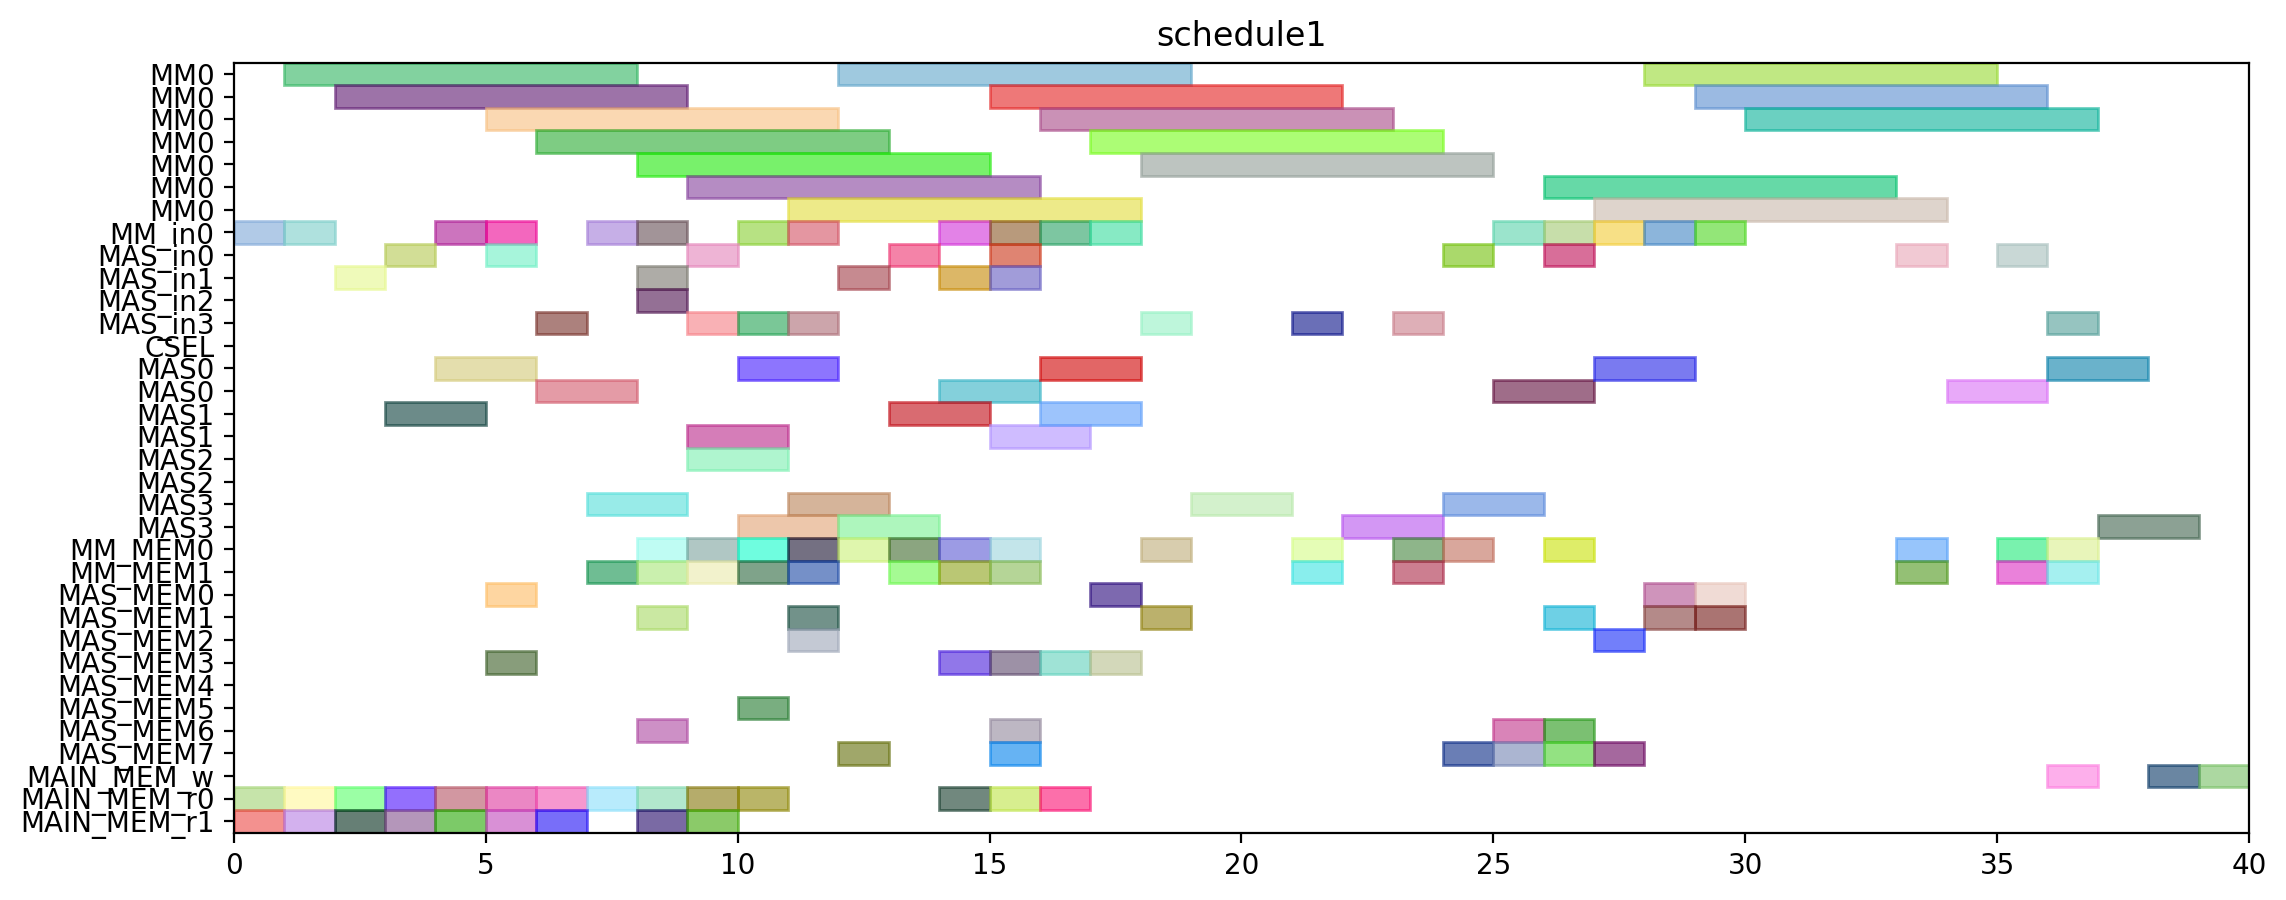

Reproduce this figure in Python.
from pyschedule import Scenario, solvers, plotters, alt


def solve():
	horizon = 146
	S = Scenario("schedule1", horizon=horizon)

	# resource
	MM = S.Resources('MM', num=1, size=7)
	MM_in = S.Resources('MM_in', num=1)
	MAS_in = S.Resources('MAS_in', num=4)
	CSEL = S.Resource('CSEL')
	MAS = S.Resources('MAS', num=4, size=2, periods=range(1, horizon))
	MM_MEM = S.Resources('MM_MEM', num=2)
	MAS_MEM = S.Resources('MAS_MEM', num=8)
	MAIN_MEM_w = S.Resource('MAIN_MEM_w', size=1)
	MAIN_MEM_r = S.Resources('MAIN_MEM_r', num=2)

	# result of previous scheduling
	t2_in = S.Task('t2_in', length=1, delay_cost=1)
	S += t2_in >= 0
	t2_in += MM_in[0]

	t2_mem0 = S.Task('t2_mem0', length=1, delay_cost=1)
	S += t2_mem0 >= 0
	t2_mem0 += MAIN_MEM_r[0]

	t2_mem1 = S.Task('t2_mem1', length=1, delay_cost=1)
	S += t2_mem1 >= 0
	t2_mem1 += MAIN_MEM_r[1]

	t0_in = S.Task('t0_in', length=1, delay_cost=1)
	S += t0_in >= 1
	t0_in += MM_in[0]

	t0_mem0 = S.Task('t0_mem0', length=1, delay_cost=1)
	S += t0_mem0 >= 1
	t0_mem0 += MAIN_MEM_r[0]

	t0_mem1 = S.Task('t0_mem1', length=1, delay_cost=1)
	S += t0_mem1 >= 1
	t0_mem1 += MAIN_MEM_r[1]

	t2 = S.Task('t2', length=7, delay_cost=1)
	S += t2 >= 1
	t2 += MM[0]

	t0 = S.Task('t0', length=7, delay_cost=1)
	S += t0 >= 2
	t0 += MM[0]

	t9_in = S.Task('t9_in', length=1, delay_cost=1)
	S += t9_in >= 2
	t9_in += MAS_in[1]

	t9_mem0 = S.Task('t9_mem0', length=1, delay_cost=1)
	S += t9_mem0 >= 2
	t9_mem0 += MAIN_MEM_r[0]

	t9_mem1 = S.Task('t9_mem1', length=1, delay_cost=1)
	S += t9_mem1 >= 2
	t9_mem1 += MAIN_MEM_r[1]

	t8_in = S.Task('t8_in', length=1, delay_cost=1)
	S += t8_in >= 3
	t8_in += MAS_in[0]

	t8_mem0 = S.Task('t8_mem0', length=1, delay_cost=1)
	S += t8_mem0 >= 3
	t8_mem0 += MAIN_MEM_r[0]

	t8_mem1 = S.Task('t8_mem1', length=1, delay_cost=1)
	S += t8_mem1 >= 3
	t8_mem1 += MAIN_MEM_r[1]

	t9 = S.Task('t9', length=2, delay_cost=1)
	S += t9 >= 3
	t9 += MAS[1]

	t1_in = S.Task('t1_in', length=1, delay_cost=1)
	S += t1_in >= 4
	t1_in += MM_in[0]

	t1_mem0 = S.Task('t1_mem0', length=1, delay_cost=1)
	S += t1_mem0 >= 4
	t1_mem0 += MAIN_MEM_r[0]

	t1_mem1 = S.Task('t1_mem1', length=1, delay_cost=1)
	S += t1_mem1 >= 4
	t1_mem1 += MAIN_MEM_r[1]

	t8 = S.Task('t8', length=2, delay_cost=1)
	S += t8 >= 4
	t8 += MAS[0]

	t1 = S.Task('t1', length=7, delay_cost=1)
	S += t1 >= 5
	t1 += MM[0]

	t10_in = S.Task('t10_in', length=1, delay_cost=1)
	S += t10_in >= 5
	t10_in += MM_in[0]

	t10_mem0 = S.Task('t10_mem0', length=1, delay_cost=1)
	S += t10_mem0 >= 5
	t10_mem0 += MAS_MEM[0]

	t10_mem1 = S.Task('t10_mem1', length=1, delay_cost=1)
	S += t10_mem1 >= 5
	t10_mem1 += MAS_MEM[3]

	t4_in = S.Task('t4_in', length=1, delay_cost=1)
	S += t4_in >= 5
	t4_in += MAS_in[0]

	t4_mem0 = S.Task('t4_mem0', length=1, delay_cost=1)
	S += t4_mem0 >= 5
	t4_mem0 += MAIN_MEM_r[0]

	t4_mem1 = S.Task('t4_mem1', length=1, delay_cost=1)
	S += t4_mem1 >= 5
	t4_mem1 += MAIN_MEM_r[1]

	t10 = S.Task('t10', length=7, delay_cost=1)
	S += t10 >= 6
	t10 += MM[0]

	t3_in = S.Task('t3_in', length=1, delay_cost=1)
	S += t3_in >= 6
	t3_in += MAS_in[3]

	t3_mem0 = S.Task('t3_mem0', length=1, delay_cost=1)
	S += t3_mem0 >= 6
	t3_mem0 += MAIN_MEM_r[0]

	t3_mem1 = S.Task('t3_mem1', length=1, delay_cost=1)
	S += t3_mem1 >= 6
	t3_mem1 += MAIN_MEM_r[1]

	t4 = S.Task('t4', length=2, delay_cost=1)
	S += t4 >= 6
	t4 += MAS[0]

	t26_in = S.Task('t26_in', length=1, delay_cost=1)
	S += t26_in >= 7
	t26_in += MM_in[0]

	t26_mem0 = S.Task('t26_mem0', length=1, delay_cost=1)
	S += t26_mem0 >= 7
	t26_mem0 += MAIN_MEM_r[0]

	t26_mem1 = S.Task('t26_mem1', length=1, delay_cost=1)
	S += t26_mem1 >= 7
	t26_mem1 += MM_MEM[1]

	t3 = S.Task('t3', length=2, delay_cost=1)
	S += t3 >= 7
	t3 += MAS[3]

	t13_in = S.Task('t13_in', length=1, delay_cost=1)
	S += t13_in >= 8
	t13_in += MAS_in[1]

	t13_mem0 = S.Task('t13_mem0', length=1, delay_cost=1)
	S += t13_mem0 >= 8
	t13_mem0 += MAIN_MEM_r[0]

	t13_mem1 = S.Task('t13_mem1', length=1, delay_cost=1)
	S += t13_mem1 >= 8
	t13_mem1 += MAIN_MEM_r[1]

	t24_in = S.Task('t24_in', length=1, delay_cost=1)
	S += t24_in >= 8
	t24_in += MAS_in[2]

	t24_mem0 = S.Task('t24_mem0', length=1, delay_cost=1)
	S += t24_mem0 >= 8
	t24_mem0 += MM_MEM[0]

	t24_mem1 = S.Task('t24_mem1', length=1, delay_cost=1)
	S += t24_mem1 >= 8
	t24_mem1 += MM_MEM[1]

	t26 = S.Task('t26', length=7, delay_cost=1)
	S += t26 >= 8
	t26 += MM[0]

	t5_in = S.Task('t5_in', length=1, delay_cost=1)
	S += t5_in >= 8
	t5_in += MM_in[0]

	t5_mem0 = S.Task('t5_mem0', length=1, delay_cost=1)
	S += t5_mem0 >= 8
	t5_mem0 += MAS_MEM[6]

	t5_mem1 = S.Task('t5_mem1', length=1, delay_cost=1)
	S += t5_mem1 >= 8
	t5_mem1 += MAS_MEM[1]

	t11_in = S.Task('t11_in', length=1, delay_cost=1)
	S += t11_in >= 9
	t11_in += MAS_in[3]

	t11_mem0 = S.Task('t11_mem0', length=1, delay_cost=1)
	S += t11_mem0 >= 9
	t11_mem0 += MM_MEM[0]

	t11_mem1 = S.Task('t11_mem1', length=1, delay_cost=1)
	S += t11_mem1 >= 9
	t11_mem1 += MM_MEM[1]

	t13 = S.Task('t13', length=2, delay_cost=1)
	S += t13 >= 9
	t13 += MAS[1]

	t14_in = S.Task('t14_in', length=1, delay_cost=1)
	S += t14_in >= 9
	t14_in += MAS_in[0]

	t14_mem0 = S.Task('t14_mem0', length=1, delay_cost=1)
	S += t14_mem0 >= 9
	t14_mem0 += MAIN_MEM_r[0]

	t14_mem1 = S.Task('t14_mem1', length=1, delay_cost=1)
	S += t14_mem1 >= 9
	t14_mem1 += MAIN_MEM_r[1]

	t24 = S.Task('t24', length=2, delay_cost=1)
	S += t24 >= 9
	t24 += MAS[2]

	t5 = S.Task('t5', length=7, delay_cost=1)
	S += t5 >= 9
	t5 += MM[0]

	t11 = S.Task('t11', length=2, delay_cost=1)
	S += t11 >= 10
	t11 += MAS[3]

	t14 = S.Task('t14', length=2, delay_cost=1)
	S += t14 >= 10
	t14 += MAS[0]

	t19_in = S.Task('t19_in', length=1, delay_cost=1)
	S += t19_in >= 10
	t19_in += MM_in[0]

	t19_mem0 = S.Task('t19_mem0', length=1, delay_cost=1)
	S += t19_mem0 >= 10
	t19_mem0 += MAIN_MEM_r[0]

	t19_mem1 = S.Task('t19_mem1', length=1, delay_cost=1)
	S += t19_mem1 >= 10
	t19_mem1 += MM_MEM[1]

	t25_in = S.Task('t25_in', length=1, delay_cost=1)
	S += t25_in >= 10
	t25_in += MAS_in[3]

	t25_mem0 = S.Task('t25_mem0', length=1, delay_cost=1)
	S += t25_mem0 >= 10
	t25_mem0 += MM_MEM[0]

	t25_mem1 = S.Task('t25_mem1', length=1, delay_cost=1)
	S += t25_mem1 >= 10
	t25_mem1 += MAS_MEM[5]

	t15_in = S.Task('t15_in', length=1, delay_cost=1)
	S += t15_in >= 11
	t15_in += MM_in[0]

	t15_mem0 = S.Task('t15_mem0', length=1, delay_cost=1)
	S += t15_mem0 >= 11
	t15_mem0 += MAS_MEM[2]

	t15_mem1 = S.Task('t15_mem1', length=1, delay_cost=1)
	S += t15_mem1 >= 11
	t15_mem1 += MAS_MEM[1]

	t19 = S.Task('t19', length=7, delay_cost=1)
	S += t19 >= 11
	t19 += MM[0]

	t25 = S.Task('t25', length=2, delay_cost=1)
	S += t25 >= 11
	t25 += MAS[3]

	t6_in = S.Task('t6_in', length=1, delay_cost=1)
	S += t6_in >= 11
	t6_in += MAS_in[3]

	t6_mem0 = S.Task('t6_mem0', length=1, delay_cost=1)
	S += t6_mem0 >= 11
	t6_mem0 += MM_MEM[0]

	t6_mem1 = S.Task('t6_mem1', length=1, delay_cost=1)
	S += t6_mem1 >= 11
	t6_mem1 += MM_MEM[1]

	t12_in = S.Task('t12_in', length=1, delay_cost=1)
	S += t12_in >= 12
	t12_in += MAS_in[1]

	t12_mem0 = S.Task('t12_mem0', length=1, delay_cost=1)
	S += t12_mem0 >= 12
	t12_mem0 += MM_MEM[0]

	t12_mem1 = S.Task('t12_mem1', length=1, delay_cost=1)
	S += t12_mem1 >= 12
	t12_mem1 += MAS_MEM[7]

	t15 = S.Task('t15', length=7, delay_cost=1)
	S += t15 >= 12
	t15 += MM[0]

	t6 = S.Task('t6', length=2, delay_cost=1)
	S += t6 >= 12
	t6 += MAS[3]

	t12 = S.Task('t12', length=2, delay_cost=1)
	S += t12 >= 13
	t12 += MAS[1]

	t16_in = S.Task('t16_in', length=1, delay_cost=1)
	S += t16_in >= 13
	t16_in += MAS_in[0]

	t16_mem0 = S.Task('t16_mem0', length=1, delay_cost=1)
	S += t16_mem0 >= 13
	t16_mem0 += MM_MEM[0]

	t16_mem1 = S.Task('t16_mem1', length=1, delay_cost=1)
	S += t16_mem1 >= 13
	t16_mem1 += MM_MEM[1]

	t16 = S.Task('t16', length=2, delay_cost=1)
	S += t16 >= 14
	t16 += MAS[0]

	t18_in = S.Task('t18_in', length=1, delay_cost=1)
	S += t18_in >= 14
	t18_in += MM_in[0]

	t18_mem0 = S.Task('t18_mem0', length=1, delay_cost=1)
	S += t18_mem0 >= 14
	t18_mem0 += MAIN_MEM_r[0]

	t18_mem1 = S.Task('t18_mem1', length=1, delay_cost=1)
	S += t18_mem1 >= 14
	t18_mem1 += MAS_MEM[3]

	t29_in = S.Task('t29_in', length=1, delay_cost=1)
	S += t29_in >= 14
	t29_in += MAS_in[1]

	t29_mem0 = S.Task('t29_mem0', length=1, delay_cost=1)
	S += t29_mem0 >= 14
	t29_mem0 += MM_MEM[0]

	t29_mem1 = S.Task('t29_mem1', length=1, delay_cost=1)
	S += t29_mem1 >= 14
	t29_mem1 += MM_MEM[1]

	t18 = S.Task('t18', length=7, delay_cost=1)
	S += t18 >= 15
	t18 += MM[0]

	t27_in = S.Task('t27_in', length=1, delay_cost=1)
	S += t27_in >= 15
	t27_in += MM_in[0]

	t27_mem0 = S.Task('t27_mem0', length=1, delay_cost=1)
	S += t27_mem0 >= 15
	t27_mem0 += MAIN_MEM_r[0]

	t27_mem1 = S.Task('t27_mem1', length=1, delay_cost=1)
	S += t27_mem1 >= 15
	t27_mem1 += MAS_MEM[3]

	t28_in = S.Task('t28_in', length=1, delay_cost=1)
	S += t28_in >= 15
	t28_in += MAS_in[1]

	t28_mem0 = S.Task('t28_mem0', length=1, delay_cost=1)
	S += t28_mem0 >= 15
	t28_mem0 += MAS_MEM[6]

	t28_mem1 = S.Task('t28_mem1', length=1, delay_cost=1)
	S += t28_mem1 >= 15
	t28_mem1 += MM_MEM[1]

	t29 = S.Task('t29', length=2, delay_cost=1)
	S += t29 >= 15
	t29 += MAS[1]

	t7_in = S.Task('t7_in', length=1, delay_cost=1)
	S += t7_in >= 15
	t7_in += MAS_in[0]

	t7_mem0 = S.Task('t7_mem0', length=1, delay_cost=1)
	S += t7_mem0 >= 15
	t7_mem0 += MM_MEM[0]

	t7_mem1 = S.Task('t7_mem1', length=1, delay_cost=1)
	S += t7_mem1 >= 15
	t7_mem1 += MAS_MEM[7]

	t27 = S.Task('t27', length=7, delay_cost=1)
	S += t27 >= 16
	t27 += MM[0]

	t28 = S.Task('t28', length=2, delay_cost=1)
	S += t28 >= 16
	t28 += MAS[1]

	t30_in = S.Task('t30_in', length=1, delay_cost=1)
	S += t30_in >= 16
	t30_in += MM_in[0]

	t30_mem0 = S.Task('t30_mem0', length=1, delay_cost=1)
	S += t30_mem0 >= 16
	t30_mem0 += MAIN_MEM_r[0]

	t30_mem1 = S.Task('t30_mem1', length=1, delay_cost=1)
	S += t30_mem1 >= 16
	t30_mem1 += MAS_MEM[3]

	t7 = S.Task('t7', length=2, delay_cost=1)
	S += t7 >= 16
	t7 += MAS[0]

	t30 = S.Task('t30', length=7, delay_cost=1)
	S += t30 >= 17
	t30 += MM[0]

	t35_in = S.Task('t35_in', length=1, delay_cost=1)
	S += t35_in >= 17
	t35_in += MM_in[0]

	t35_mem0 = S.Task('t35_mem0', length=1, delay_cost=1)
	S += t35_mem0 >= 17
	t35_mem0 += MAS_MEM[0]

	t35_mem1 = S.Task('t35_mem1', length=1, delay_cost=1)
	S += t35_mem1 >= 17
	t35_mem1 += MAS_MEM[3]

	t17_in = S.Task('t17_in', length=1, delay_cost=1)
	S += t17_in >= 18
	t17_in += MAS_in[3]

	t17_mem0 = S.Task('t17_mem0', length=1, delay_cost=1)
	S += t17_mem0 >= 18
	t17_mem0 += MM_MEM[0]

	t17_mem1 = S.Task('t17_mem1', length=1, delay_cost=1)
	S += t17_mem1 >= 18
	t17_mem1 += MAS_MEM[1]

	t35 = S.Task('t35', length=7, delay_cost=1)
	S += t35 >= 18
	t35 += MM[0]

	t17 = S.Task('t17', length=2, delay_cost=1)
	S += t17 >= 19
	t17 += MAS[3]

	t20_in = S.Task('t20_in', length=1, delay_cost=1)
	S += t20_in >= 21
	t20_in += MAS_in[3]

	t20_mem0 = S.Task('t20_mem0', length=1, delay_cost=1)
	S += t20_mem0 >= 21
	t20_mem0 += MM_MEM[0]

	t20_mem1 = S.Task('t20_mem1', length=1, delay_cost=1)
	S += t20_mem1 >= 21
	t20_mem1 += MM_MEM[1]

	t20 = S.Task('t20', length=2, delay_cost=1)
	S += t20 >= 22
	t20 += MAS[3]

	t31_in = S.Task('t31_in', length=1, delay_cost=1)
	S += t31_in >= 23
	t31_in += MAS_in[3]

	t31_mem0 = S.Task('t31_mem0', length=1, delay_cost=1)
	S += t31_mem0 >= 23
	t31_mem0 += MM_MEM[0]

	t31_mem1 = S.Task('t31_mem1', length=1, delay_cost=1)
	S += t31_mem1 >= 23
	t31_mem1 += MM_MEM[1]

	t31 = S.Task('t31', length=2, delay_cost=1)
	S += t31 >= 24
	t31 += MAS[3]


	# new tasks
	t21 = S.Task('t21', length=2, delay_cost=1)
	t21 += alt(MAS)
	t21_in = S.Task('t21_in', length=1, delay_cost=1)
	t21_in += alt(MAS_in)
	S += t21_in*MAS_in[0]<=t21*MAS[0]

	S += t21_in*MAS_in[1]<=t21*MAS[1]

	S += t21_in*MAS_in[2]<=t21*MAS[2]

	S += t21_in*MAS_in[3]<=t21*MAS[3]

	t21_mem0 = S.Task('t21_mem0', length=1, delay_cost=1)
	t21_mem0 += MM_MEM[0]
	S += 11 < t21_mem0
	S += t21_mem0 <= t21

	t21_mem1 = S.Task('t21_mem1', length=1, delay_cost=1)
	t21_mem1 += MAS_MEM[7]
	S += 23 < t21_mem1
	S += t21_mem1 <= t21

	t22 = S.Task('t22', length=2, delay_cost=1)
	t22 += alt(MAS)
	t22_in = S.Task('t22_in', length=1, delay_cost=1)
	t22_in += alt(MAS_in)
	S += t22_in*MAS_in[0]<=t22*MAS[0]

	S += t22_in*MAS_in[1]<=t22*MAS[1]

	S += t22_in*MAS_in[2]<=t22*MAS[2]

	S += t22_in*MAS_in[3]<=t22*MAS[3]

	t22_mem0 = S.Task('t22_mem0', length=1, delay_cost=1)
	t22_mem0 += MM_MEM[0]
	S += 11 < t22_mem0
	S += t22_mem0 <= t22

	t22_mem1 = S.Task('t22_mem1', length=1, delay_cost=1)
	t22_mem1 += MAS_MEM[7]
	S += 23 < t22_mem1
	S += t22_mem1 <= t22

	t32 = S.Task('t32', length=7, delay_cost=1)
	t32 += alt(MM)
	t32_in = S.Task('t32_in', length=1, delay_cost=1)
	t32_in += alt(MM_in)
	S += t32_in*MM_in[0]<=t32*MM[0]
	t32_mem0 = S.Task('t32_mem0', length=1, delay_cost=1)
	t32_mem0 += MAS_MEM[2]
	S += 17 < t32_mem0
	S += t32_mem0 <= t32

	t32_mem1 = S.Task('t32_mem1', length=1, delay_cost=1)
	t32_mem1 += MAS_MEM[7]
	S += 25 < t32_mem1
	S += t32_mem1 <= t32

	t33 = S.Task('t33', length=7, delay_cost=1)
	t33 += alt(MM)
	t33_in = S.Task('t33_in', length=1, delay_cost=1)
	t33_in += alt(MM_in)
	S += t33_in*MM_in[0]<=t33*MM[0]
	t33_mem0 = S.Task('t33_mem0', length=1, delay_cost=1)
	t33_mem0 += MAS_MEM[6]
	S += 20 < t33_mem0
	S += t33_mem0 <= t33

	t33_mem1 = S.Task('t33_mem1', length=1, delay_cost=1)
	t33_mem1 += MAS_MEM[7]
	S += 25 < t33_mem1
	S += t33_mem1 <= t33

	t23 = S.Task('t23', length=7, delay_cost=1)
	t23 += alt(MM)
	t23_in = S.Task('t23_in', length=1, delay_cost=1)
	t23_in += alt(MM_in)
	S += t23_in*MM_in[0]<=t23*MM[0]
	t23_mem0 = S.Task('t23_mem0', length=1, delay_cost=1)
	t23_mem0 += alt(MAS_MEM)
	S += (t21*MAS[0])-1 < t23_mem0*MAS_MEM[0]
	S += (t21*MAS[1])-1 < t23_mem0*MAS_MEM[2]
	S += (t21*MAS[2])-1 < t23_mem0*MAS_MEM[4]
	S += (t21*MAS[3])-1 < t23_mem0*MAS_MEM[6]
	S += t23_mem0 <= t23

	t23_mem1 = S.Task('t23_mem1', length=1, delay_cost=1)
	t23_mem1 += alt(MAS_MEM)
	S += (t22*MAS[0])-1 < t23_mem1*MAS_MEM[1]
	S += (t22*MAS[1])-1 < t23_mem1*MAS_MEM[3]
	S += (t22*MAS[2])-1 < t23_mem1*MAS_MEM[5]
	S += (t22*MAS[3])-1 < t23_mem1*MAS_MEM[7]
	S += t23_mem1 <= t23

	t34 = S.Task('t34', length=7, delay_cost=1)
	t34 += alt(MM)
	t34_in = S.Task('t34_in', length=1, delay_cost=1)
	t34_in += alt(MM_in)
	S += t34_in*MM_in[0]<=t34*MM[0]
	t34_mem0 = S.Task('t34_mem0', length=1, delay_cost=1)
	t34_mem0 += MAS_MEM[0]
	S += 17 < t34_mem0
	S += t34_mem0 <= t34

	t34_mem1 = S.Task('t34_mem1', length=1, delay_cost=1)
	t34_mem1 += alt(MAS_MEM)
	S += (t21*MAS[0])-1 < t34_mem1*MAS_MEM[1]
	S += (t21*MAS[1])-1 < t34_mem1*MAS_MEM[3]
	S += (t21*MAS[2])-1 < t34_mem1*MAS_MEM[5]
	S += (t21*MAS[3])-1 < t34_mem1*MAS_MEM[7]
	S += t34_mem1 <= t34

	t36 = S.Task('t36', length=7, delay_cost=1)
	t36 += alt(MM)
	t36_in = S.Task('t36_in', length=1, delay_cost=1)
	t36_in += alt(MM_in)
	S += t36_in*MM_in[0]<=t36*MM[0]
	t36_mem0 = S.Task('t36_mem0', length=1, delay_cost=1)
	t36_mem0 += MAS_MEM[6]
	S += 20 < t36_mem0
	S += t36_mem0 <= t36

	t36_mem1 = S.Task('t36_mem1', length=1, delay_cost=1)
	t36_mem1 += alt(MAS_MEM)
	S += (t22*MAS[0])-1 < t36_mem1*MAS_MEM[1]
	S += (t22*MAS[1])-1 < t36_mem1*MAS_MEM[3]
	S += (t22*MAS[2])-1 < t36_mem1*MAS_MEM[5]
	S += (t22*MAS[3])-1 < t36_mem1*MAS_MEM[7]
	S += t36_mem1 <= t36

	Y_Hash0_new = S.Task('Y_Hash0_new', length=2, delay_cost=1)
	Y_Hash0_new += alt(MAS)
	Y_Hash0_new_in = S.Task('Y_Hash0_new_in', length=1, delay_cost=1)
	Y_Hash0_new_in += alt(MAS_in)
	S += Y_Hash0_new_in*MAS_in[0]<=Y_Hash0_new*MAS[0]

	S += Y_Hash0_new_in*MAS_in[1]<=Y_Hash0_new*MAS[1]

	S += Y_Hash0_new_in*MAS_in[2]<=Y_Hash0_new*MAS[2]

	S += Y_Hash0_new_in*MAS_in[3]<=Y_Hash0_new*MAS[3]

	S += 0<Y_Hash0_new

	Y_Hash0_new_w = S.Task('Y_Hash0_new_w', length=1, delay_cost=1)
	Y_Hash0_new_w += alt(MAIN_MEM_w)
	S += Y_Hash0_new <= Y_Hash0_new_w

	Y_Hash0_new_mem0 = S.Task('Y_Hash0_new_mem0', length=1, delay_cost=1)
	Y_Hash0_new_mem0 += alt(MM_MEM)
	S += (t23*MM[0])-1 < Y_Hash0_new_mem0*MM_MEM[0]
	S += Y_Hash0_new_mem0 <= Y_Hash0_new

	Y_Hash0_new_mem1 = S.Task('Y_Hash0_new_mem1', length=1, delay_cost=1)
	Y_Hash0_new_mem1 += alt(MM_MEM)
	S += (t32*MM[0])-1 < Y_Hash0_new_mem1*MM_MEM[1]
	S += Y_Hash0_new_mem1 <= Y_Hash0_new

	X_Hash0_new = S.Task('X_Hash0_new', length=2, delay_cost=1)
	X_Hash0_new += alt(MAS)
	X_Hash0_new_in = S.Task('X_Hash0_new_in', length=1, delay_cost=1)
	X_Hash0_new_in += alt(MAS_in)
	S += X_Hash0_new_in*MAS_in[0]<=X_Hash0_new*MAS[0]

	S += X_Hash0_new_in*MAS_in[1]<=X_Hash0_new*MAS[1]

	S += X_Hash0_new_in*MAS_in[2]<=X_Hash0_new*MAS[2]

	S += X_Hash0_new_in*MAS_in[3]<=X_Hash0_new*MAS[3]

	S += 0<X_Hash0_new

	X_Hash0_new_w = S.Task('X_Hash0_new_w', length=1, delay_cost=1)
	X_Hash0_new_w += alt(MAIN_MEM_w)
	S += X_Hash0_new <= X_Hash0_new_w

	X_Hash0_new_mem0 = S.Task('X_Hash0_new_mem0', length=1, delay_cost=1)
	X_Hash0_new_mem0 += alt(MM_MEM)
	S += (t34*MM[0])-1 < X_Hash0_new_mem0*MM_MEM[0]
	S += X_Hash0_new_mem0 <= X_Hash0_new

	X_Hash0_new_mem1 = S.Task('X_Hash0_new_mem1', length=1, delay_cost=1)
	X_Hash0_new_mem1 += alt(MM_MEM)
	S += (t33*MM[0])-1 < X_Hash0_new_mem1*MM_MEM[1]
	S += X_Hash0_new_mem1 <= X_Hash0_new

	Z_Hash0_new = S.Task('Z_Hash0_new', length=2, delay_cost=1)
	Z_Hash0_new += alt(MAS)
	Z_Hash0_new_in = S.Task('Z_Hash0_new_in', length=1, delay_cost=1)
	Z_Hash0_new_in += alt(MAS_in)
	S += Z_Hash0_new_in*MAS_in[0]<=Z_Hash0_new*MAS[0]

	S += Z_Hash0_new_in*MAS_in[1]<=Z_Hash0_new*MAS[1]

	S += Z_Hash0_new_in*MAS_in[2]<=Z_Hash0_new*MAS[2]

	S += Z_Hash0_new_in*MAS_in[3]<=Z_Hash0_new*MAS[3]

	S += 0<Z_Hash0_new

	Z_Hash0_new_w = S.Task('Z_Hash0_new_w', length=1, delay_cost=1)
	Z_Hash0_new_w += alt(MAIN_MEM_w)
	S += Z_Hash0_new <= Z_Hash0_new_w

	Z_Hash0_new_mem0 = S.Task('Z_Hash0_new_mem0', length=1, delay_cost=1)
	Z_Hash0_new_mem0 += alt(MM_MEM)
	S += (t36*MM[0])-1 < Z_Hash0_new_mem0*MM_MEM[0]
	S += Z_Hash0_new_mem0 <= Z_Hash0_new

	Z_Hash0_new_mem1 = S.Task('Z_Hash0_new_mem1', length=1, delay_cost=1)
	Z_Hash0_new_mem1 += MM_MEM[1]
	S += 24 < Z_Hash0_new_mem1
	S += Z_Hash0_new_mem1 <= Z_Hash0_new

	solvers.mip.solve(S,msg=1,kind='CPLEX',ratio_gap=1.01)

	solution = [['hoge']*len(S.solution()[1]) for i in range(len(S.solution()))]
	for i in range(len(S.solution())):
		for j in range(len(S.solution()[i])):
			solution[i][j]=str(S.solution()[i][j])
	print(solution)

	cycles = int(solution[-1][3])

	pic_file_name = "/mnt/rose/usr1/fukuda/ABE/multiRAM_multiMAS_16mux/scheduling_result/stage7MM1_stage2MAS4/EP_ADD_A_ANY/schedule1.png"
	if(S.solution() != []):
		plotters.matplotlib.plot(S,img_filename=pic_file_name, show_task_labels=False, fig_size=(cycles*0.25+3, 5))

	return solution
